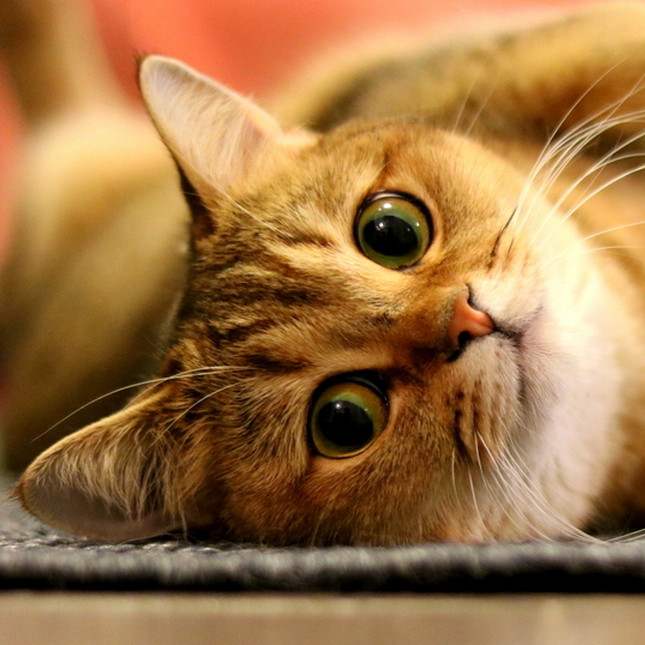
#> input picture lab_4-5/kot.png, 645 x 645 px
$ python main.py
#> lines starting #> are read from the running program, lines starting #| are printed output that depends on the picture
#> further down, img is the input picture: shape (645, 645, 4); mean B, G, R, A 68.7, 115.4, 157.5, 255
import cv2
import numpy as np

fujiWindow = np.array([	['G', 'B', 'R', 'G', 'R', 'B'],
						['R', 'G', 'G', 'B', 'G', 'G'],
						['B', 'G', 'G', 'R', 'G', 'G'],
						['G', 'R', 'B', 'G', 'B', 'R'],
						['B', 'G', 'G', 'R', 'G', 'G'],
						['R', 'G', 'G', 'B', 'G', 'G']])


bayerWindow = np.array([['G', 'B'],
						['R', 'G']])

def przytnij(img, multipleSize):
	width = len(img)
	height = len(img[0])
	widthCrop = width % multipleSize
	heightCrop = height % multipleSize

	return img[0:(width - widthCrop), 0:(height - heightCrop), :]

def mozajkuj(img, window):
	width = len(img)
#> width = 645
	height = len(img[0])
#> height = 645
	windowSize = len(window)

	imgOut = img.copy()

	for i in range(0, width - windowSize, windowSize):
		for j in range(0, height - windowSize, windowSize):
			for w1 in range(windowSize):
				for w2 in range(windowSize):
					if(window[w1][w2] == 'R'):
						imgOut[i+w1][j+w2][1] = 0
						imgOut[i+w1][j+w2][2] = 0
					elif(window[w1][w2] == 'G'):
						imgOut[i+w1][j+w2][0] = 0
						imgOut[i+w1][j+w2][2] = 0
					elif(window[w1][w2] == 'B'):
						imgOut[i+w1][j+w2][0] = 0
						imgOut[i+w1][j+w2][1] = 0
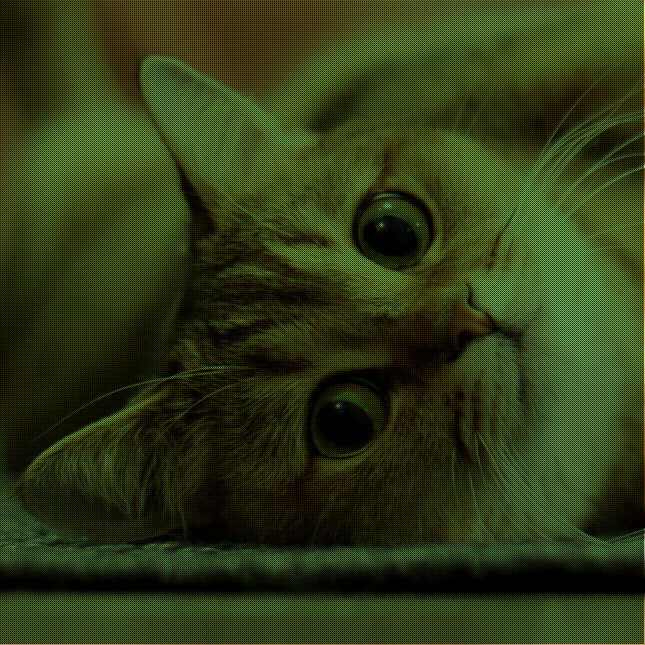
#> imgOut: shape (645, 645, 3); mean B, G, R 17.4, 57.9, 39.8

	return przytnij(imgOut, windowSize)
#> in przytnij, `widthCrop = width % multipleSize`: widthCrop = 1
#> in przytnij, `return img[0:(width - widthCrop), 0:(height - heightCrop), :]`:
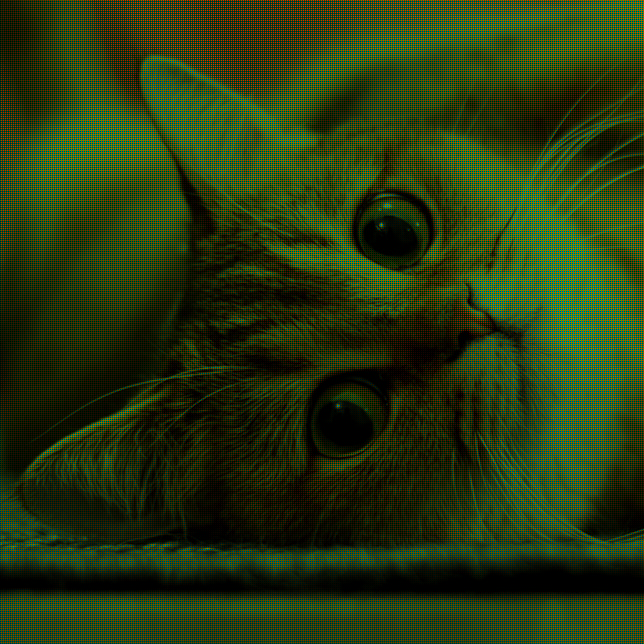
#> returned value: shape (644, 644, 3); mean of channels 0, 1, 2 17.1, 57.7, 39.4; drawn as B, G, R

def demozajkuj(img, window):
	width = len(img)
#> width = 644
	height = len(img[0])
#> height = 644
	windowSize = len(window)

	# przycinanie, żeby pasowało do maski
	imgOut = przytnij(img.copy(), windowSize)

	for i in range(0, width-windowSize, 1):
		for j in range(0, height-windowSize, 1):
			R_num = G_num = B_num = 0
			R_val = G_val = B_val = 0

			for w1 in range(windowSize):
				for w2 in range(windowSize):
					if(img[i+w1][j+w2][0] != 0):
						R_num += 1
						R_val += img[i+w1][j+w2][0]
					elif(img[i+w1][j+w2][1] != 0):
						G_num += 1
						G_val += img[i+w1][j+w2][1]
					elif(img[i+w1][j+w2][2] != 0):
						B_num += 1
						B_val += img[i+w1][j+w2][2]

			for w1 in range(windowSize):
				for w2 in range(windowSize):
					imgOut[i+w1][j+w2][0] = R_val / R_num if(R_num > 0) else 0
					imgOut[i+w1][j+w2][1] = G_val / G_num if(G_num > 0) else 0
					imgOut[i+w1][j+w2][2] = B_val / B_num if(B_num > 0) else 0
#> imgOut: shape (644, 644, 3)

	return imgOut


#konfiguracja programu
windowIn = bayerWindow
nazwaPliku = 'bayer'

# windowIn = fujiWindow
# nazwaPliku = 'fuji'

# wczytanie obrazka z pliku PNG
img = cv2.imread('kot.png', cv2.IMREAD_UNCHANGED)
img = cv2.cvtColor(img, cv2.COLOR_RGBA2RGB)

imgMozajkowane = mozajkuj(img, windowIn)
imgDemozajkowane = demozajkuj(imgMozajkowane, windowIn)

cv2.imwrite(nazwaPliku + '_mozaikowane_kot.png', imgMozajkowane)
cv2.imwrite(nazwaPliku + '_demozaikowane_kot.png', imgDemozajkowane)
# cv2.imshow('Wynik', imgDemozajkowane)
# cv2.waitKey(0)
# cv2.destroyAllWindows()
